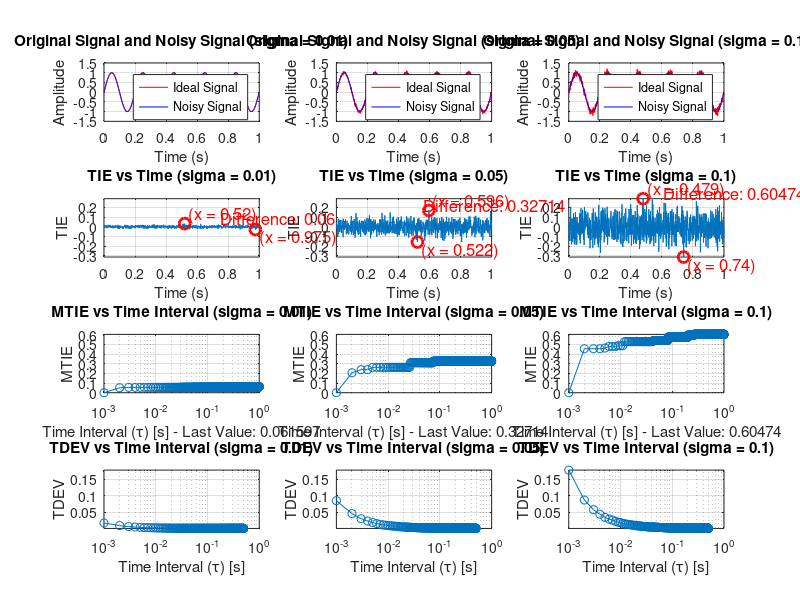

Source code (MATLAB):
fs = 1000; % 采样频率 (Hz)
N = 1000; % 采样点数
t = (0:N-1)/fs; % 时间向量 (s)
f = 5; % 正弦波频率 (Hz)，例如 5 Hz
A = 1; % 振幅
phi = 0; % 初始相位

% 不同的噪声标准差
sigmas = [0.01, 0.05, 0.1]; % 三个不同的标准差

% 存储结果
mtie_results = cell(length(sigmas), 1);
tdev_results = cell(length(sigmas), 1);
TIE_results = cell(length(sigmas), 1);
noisy_signal = cell(length(sigmas), 1);

% 生成理想的正弦波信号
ideal_signal = A * sin(2*pi*f*t + phi);

% 计算 TDEV 的函数
function tdev = compute_tdev(tie, max_tau)
    taus = 1:max_tau;
    tdev = zeros(size(taus));
    for i = 1:length(taus)
        tau = taus(i);
        n = length(tie) - 2*tau;
        if n > 0
            sum_diff = 0;
            for j = 1:n
                sum_diff = sum_diff + (tie(j+2*tau) - 2*tie(j+tau) + tie(j))^2;
            end
            tdev(i) = sqrt(sum_diff / (2*n*tau^2)) ;
            %tdev(i) = sqrt(sum_diff / (2*(n-2*tau)));
        else
            tdev(i) = NaN;
        end
    end
end


% 计算 MTIE 的函数
function mtie = compute_mtie(tie, max_tau)
    taus = 1:max_tau;
    mtie = zeros(size(taus));
    for i = 1:length(taus)
        tau = taus(i);
        n = length(tie) - tau;
        if n > 0
            max_peak_to_peak = 0;
            for j = 1:n
                % 计算当前窗口内的峰值到峰值值
                window_tie = tie(j:j+tau-1);
                peak_to_peak = max(window_tie) - min(window_tie);
                % 更新最大峰值到峰值值
                if peak_to_peak > max_peak_to_peak
                    max_peak_to_peak = peak_to_peak;
                end
            end
            % 保存当前 τ 间隔下的最大峰值到峰值值
            mtie(i) = max_peak_to_peak;
        else
            mtie(i) = NaN;
        end
    end
end

max_tau = 999; % 最大时间间隔

% 计算不同噪声标准差下的 TIE, MTIE 和 TDEV
for k = 1:length(sigmas)
    sigma = sigmas(k);

    % 创建模拟带噪声的正弦波信号
    noisy_signal{k} = ideal_signal + sigma * randn(1, N); % 添加噪声

    % 计算TIE
    TIE = noisy_signal{k} - ideal_signal;
    TIE_results{k} = TIE;

    % 计算 TDEV

    tdev_result = compute_tdev(TIE, max_tau);
    tdev_results{k} = tdev_result;

    % 计算 MTIE
    mtie_result = compute_mtie(TIE, max_tau);
    mtie_results{k} = mtie_result;
end

% 在同一个窗口中显示不同噪声标准差下的 TIE、MTIE 和 TDEV
figure;

% 找到所有 TIE, MTIE, TDEV 的最大最小值
all_TIE = vertcat(TIE_results{:});
all_MTIE = vertcat(mtie_results{:});
all_TDEV = vertcat(tdev_results{:});

min_TIE = min(all_TIE(:));
max_TIE = max(all_TIE(:));
min_MTIE = min(all_MTIE(:));
max_MTIE = max(all_MTIE(:));
min_TDEV = min(all_TDEV(:));
max_TDEV = max(all_TDEV(:));

% 绘制原始噪声信号
for k = 1:length(sigmas)
    subplot(4, length(sigmas), k); % 4行是因为我们增加了一行用于显示原始信号
    plot(t, noisy_signal{k}, 'r', t, ideal_signal, 'b');
    xlabel('Time (s)');
    ylabel('Amplitude');
    title(['Original Signal and Noisy Signal (sigma = ' num2str(sigmas(k)) ')']);
    legend('Ideal Signal', 'Noisy Signal');
    grid on;
end

% 绘制TIE vs Time
for k = 1:length(sigmas)
    subplot(4, length(sigmas), length(sigmas) + k);
    plot(t, TIE_results{k});
    xlabel('Time (s)');
    ylabel('TIE');
    title(['TIE vs Time (sigma = ' num2str(sigmas(k)) ')']);
    grid on;
    ylim([min_TIE max_TIE]); % 设置 y 轴限值

    % 找到当前 TIE 的最大值和最小值及其索引
    current_TIE = TIE_results{k};
    [max_val, max_idx] = max(current_TIE);
    [min_val, min_idx] = min(current_TIE);

    % 标记最大值和最小值
    hold on;
    plot(t(max_idx), max_val, 'ro', 'MarkerSize', 8, 'LineWidth', 2); % 红色标记最大值
    plot(t(min_idx), min_val, 'ro', 'MarkerSize', 8, 'LineWidth', 2); % 红色标记最小值

    % 计算最大值和最小值之间的差值
    diff_val = max_val - min_val;

    % 添加文本标注显示差值
    text_position_x = mean([t(max_idx), t(min_idx)]); % 文本标注的 x 位置
    text_position_y = max_val + 0.1 * (max_TIE - min_TIE); % 文本标注的 y 位置
    text(text_position_x, text_position_y, ['Difference: ' num2str(diff_val)], 'Color', 'r', 'FontSize', 12);

    % 添加最大值和最小值的 x 坐标标注
    text(t(max_idx), max_val, [' (x = ' num2str(t(max_idx)) ')'], 'Color', 'r', 'FontSize', 12, 'VerticalAlignment', 'bottom');
    text(t(min_idx), min_val, [' (x = ' num2str(t(min_idx)) ')'], 'Color', 'r', 'FontSize', 12, 'VerticalAlignment', 'top');
    hold off;
end

% 绘制MTIE vs Time Interval 使用线性刻度
for k = 1:length(sigmas)
    subplot(4, length(sigmas), 2*length(sigmas) + k);
    semilogx((1:max_tau) / fs, mtie_results{k}, '-o'); % 使用对数刻度
    xlabel(['Time Interval (\tau) [s] - Last Value: ' num2str(mtie_results{k}(end))]);
    ylabel('MTIE');
    title(['MTIE vs Time Interval (sigma = ' num2str(sigmas(k)) ')']);
    grid on;
    ylim([min_MTIE max_MTIE]); % 设置 y 轴限值
end

% 绘制TDEV vs Time Interval 使用线性刻度
for k = 1:length(sigmas)
    subplot(4, length(sigmas), 3*length(sigmas) + k);
    semilogx((1:max_tau) / fs, tdev_results{k}, '-o'); % 使用对数刻度
    xlabel('Time Interval (\tau) [s]');
    ylabel('TDEV');
    title(['TDEV vs Time Interval (sigma = ' num2str(sigmas(k)) ')']);
    grid on;
    ylim([min_TDEV max_TDEV]); % 设置 y 轴限值
end

pause;
